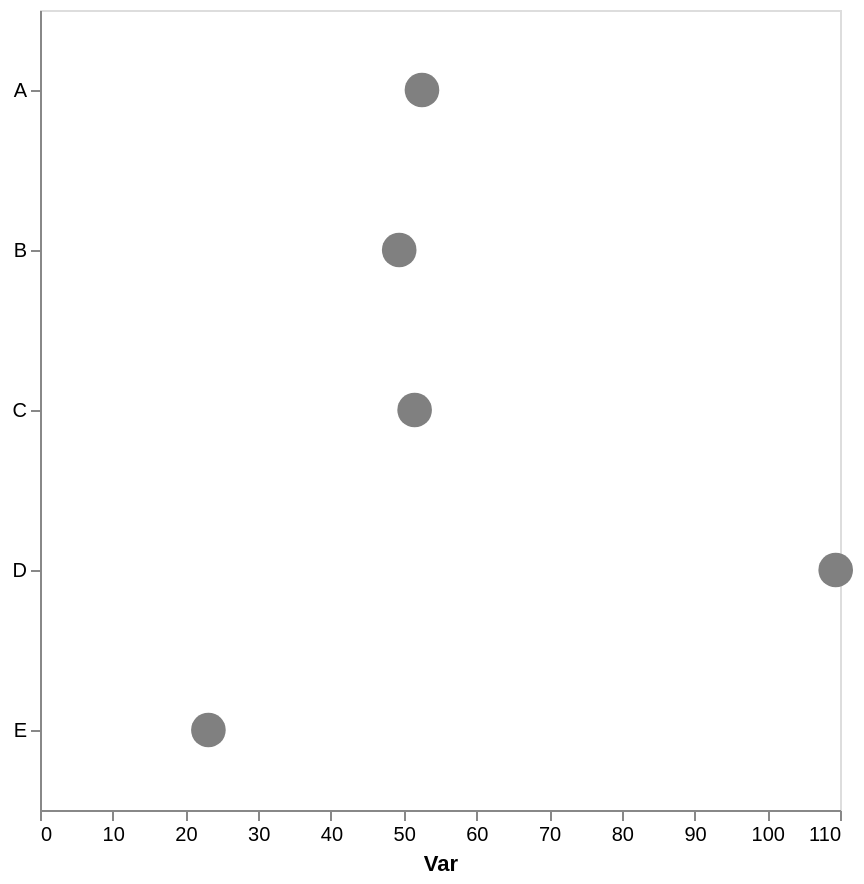

Specify this chart in Vega-Lite:
### Vega-Lite specification from a JSON file in a GitHub repository (floating-point values rounded to 4 significant figures)
{"config": {"view": {"continuousWidth": 300, "continuousHeight": 300}, "axis": {"grid": false}, "bar": {"color": "gray"}}, "data": {"name": "data-b8718304d8f2358f06e6d52d9fcbd2f2"}, "mark": {"type": "point", "color": "gray", "filled": true, "size": 300}, "encoding": {"x": {"aggregate": "mean", "axis": {"title": "Var"}, "field": "var1", "type": "quantitative"}, "y": {"axis": {"title": null}, "field": "cat", "type": "nominal"}}, "height": 400, "width": 400, "$schema": "https://vega.github.io/schema/vega-lite/v5.17.0.json", "datasets": {"data-b8718304d8f2358f06e6d52d9fcbd2f2": [{"cat": "C", "var1": 41.37, "var2": 51.1}, {"cat": "A", "var1": 52.52, "var2": 53.42}, {"cat": "B", "var1": 63.8, "var2": 54.9}, {"cat": "D", "var1": 120.0, "var2": 47.4}, {"cat": "E", "var1": 23.25, "var2": 60.22}, {"cat": "E", "var1": 21.02, "var2": 39.75}, {"cat": "E", "var1": 25.19, "var2": 45.39}, {"cat": "E", "var1": 27.15, "var2": 62.51}, {"cat": "D", "var1": 98.78, "var2": 34.27}, {"cat": "B", "var1": 34.98, "var2": 45.35}, {"cat": "E", "var1": 19.17, "var2": 59.63}, {"cat": "C", "var1": 61.65, "var2": 37.42}]}}
